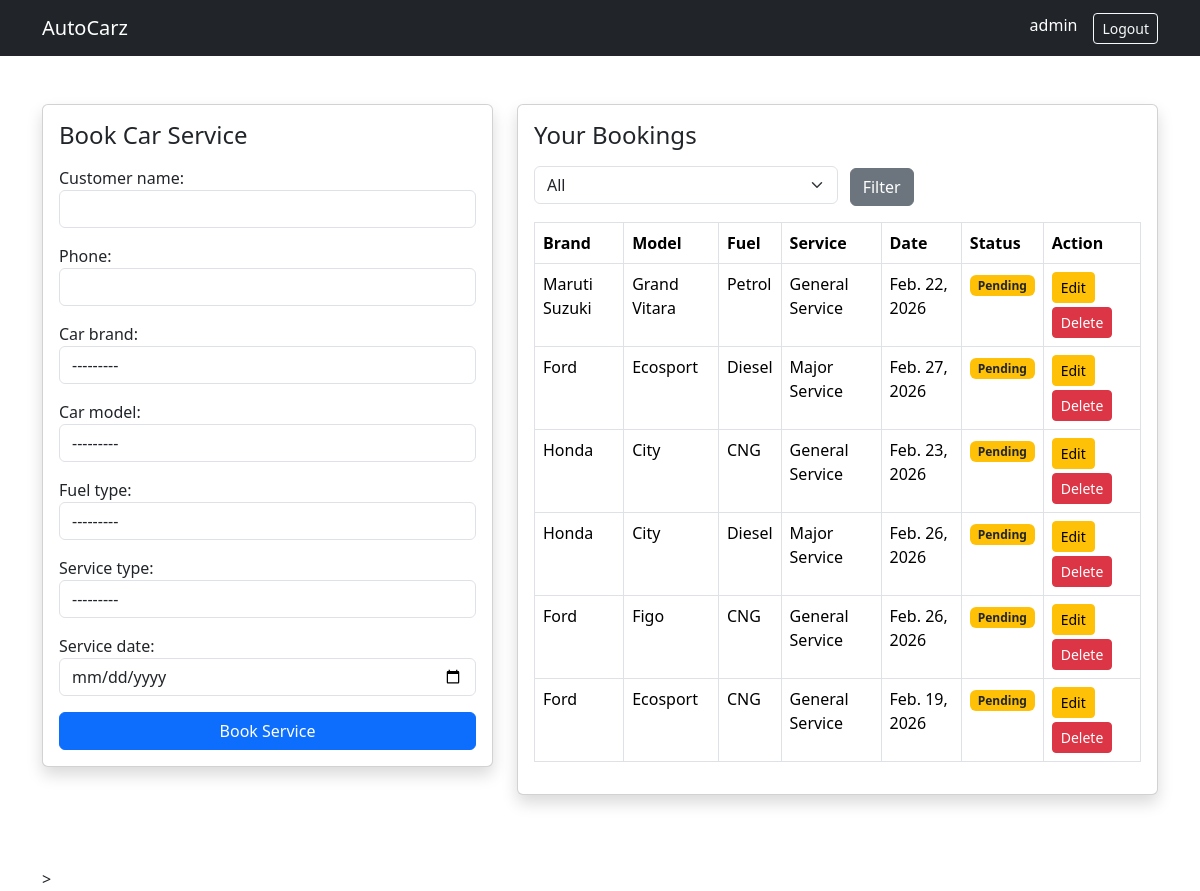
The page /dashboard/ (signed in) on the database its author committed.
### bookings/models.py (models this page shows, shortened)
class Booking(models.Model):
    SERVICE_CHOICES = [
        ('Oil Change', 'Oil Change'),
        ('General Service', 'General Service'),
        ('Major Service', 'Major Service'),
    ]
    STATUS_CHOICES = [
        ('Pending', 'Pending'),
        ('Confirmed', 'Confirmed'),
        ('Completed', 'Completed'),
    ]
    FUEL_CHOICES = [
        ('Petrol', 'Petrol'),
        ('Diesel', 'Diesel'),
        ('CNG', 'CNG'),
        ('EV', 'EV'),
    ]
    user = models.ForeignKey(User, on_delete=models.CASCADE)
    customer_name = models.CharField(max_length=100)
    phone = models.CharField(max_length=15)
    car_brand = models.ForeignKey(CarBrand, on_delete=models.CASCADE)
    car_model = models.ForeignKey(CarModel, on_delete=models.CASCADE)
    fuel_type = models.CharField(max_length=20, choices=FUEL_CHOICES)
    service_type = models.CharField(max_length=50, choices=SERVICE_CHOICES)
    service_date = models.DateField()
    status = models.CharField(max_length=20, choices=STATUS_CHOICES, default='Pending')
    created_at = models.DateTimeField(auto_now_add=True)

class CarBrand(models.Model):
    name = models.CharField(max_length=100)
    def __str__(self):
        return self.name

class CarModel(models.Model):
    brand = models.ForeignKey(CarBrand, on_delete=models.CASCADE)
    name = models.CharField(max_length=100)
    def __str__(self):
        return self.name

### bookings/views.py (the view, shortened to what this page needs)
# urls.py: path('dashboard/', views.dashboard_view, name='dashboard'),
@login_required
def dashboard_view(request):
    status_filter = request.GET.get('status')
    bookings = Booking.objects.filter(user=request.user)
    if status_filter and status_filter != "All":
        bookings = bookings.filter(status=status_filter)
    bookings = bookings.order_by('-created_at')
    paginator = Paginator(bookings, 6)
    page_number = request.GET.get('page')
    page_obj = paginator.get_page(page_number)
    if request.headers.get('x-requested-with') == 'XMLHttpRequest':
        return render(request, 'bookings/partials/booking_table.html', {
            'page_obj': page_obj
        })
    form = BookingForm()
    return render(request, 'bookings/dashboard.html', {
        'form': form,
        'page_obj': page_obj
    })

### templates/bookings/dashboard.html (shortened to what this page needs)
{% extends 'bookings/base.html' %}
{% block content %}
<div class="row">
    <div class="col-md-5">
        <div class="card shadow mb-4">
            <div class="card-body">
                <h4 class="mb-3">Book Car Service</h4>
                <form method="post" id="bookingForm">
                    {{ form.as_p }}
                    <button type="submit" class="btn btn-primary w-100">
                        Book Service
                    </button>
                </form>
            </div>
        </div>
    </div>
    <div class="col-md-7">
        <div class="card shadow">
            <div class="card-body">
                <h4 class="mb-3">Your Bookings</h4>
                <form id="filterForm" class="mb-3">
                    <select name="status" id="statusFilter" class="form-select w-50 d-inline">
                        <option value="All">All</option>
                    </select>
                    <button type="submit" class="btn btn-secondary ms-2">
                        Filter
                    </button>
                </form>
                <table class="table table-bordered">
                    <thead>
                        <tr>
                            <th>Brand</th>
                            <th>Model</th>
                            <th>Fuel</th>
                            <th>Service</th>
                            <th>Date</th>
                            <th>Status</th>
                            <th>Action</th>
                        </tr>
                    </thead>
                    <tbody id="bookingTable">
                        {% include 'bookings/partials/booking_table.html' %}
                    </tbody>
                </table>
            </div>
        </div>
    </div>
</div>
<br>
<br>
<br>
>
{% endblock %}

### templates/bookings/base.html (shortened to what this page needs)
<!DOCTYPE html>
<html lang="en">
<head>
    <link href="https://cdn.jsdelivr.net/npm/bootstrap@5.3.2/dist/css/bootstrap.min.css" rel="stylesheet">
</head>
<body>
<nav class="navbar navbar-expand-lg navbar-dark bg-dark">
    <div class="container">
        <a class="navbar-brand" href="#">AutoCarz</a>
        {% if request.user.is_authenticated %}
            <div class="d-flex">
                <span class="text-white me-3">
                    {{ request.user.username }}
                </span>
                <a href="{% url 'logout' %}" class="btn btn-outline-light btn-sm">
                    Logout
                </a>
            </div>
        {% endif %}
    </div>
</nav>
<div class="container mt-5">
    {% block content %}{% endblock %}
</div>
</body>
</html>

### templates/bookings/partials/booking_table.html
{% for booking in page_obj %}
<tr id="row-{{ booking.id }}">
    <td>{{ booking.car_brand }}</td>
    <td>{{ booking.car_model }}</td>
    <td>{{ booking.fuel_type }}</td>
    <td>{{ booking.service_type }}</td>
    <td>{{ booking.service_date }}</td>
    <td>
        {% if booking.status == "Pending" %}
            <span class="badge bg-warning text-dark">Pending</span>
        {% elif booking.status == "Confirmed" %}
            <span class="badge bg-primary">Confirmed</span>
        {% elif booking.status == "Completed" %}
            <span class="badge bg-success">Completed</span>
        {% endif %}
    </td>
    <td>
        <button
            class="btn btn-sm btn-warning mb-1 edit-btn"
            data-id="{{ booking.id }}">
            Edit
        </button>
        <button
            class="btn btn-sm btn-danger delete-btn"
            data-id="{{ booking.id }}">
            Delete
        </button>
    </td>
</tr>
{% empty %}
<tr>
    <td colspan="7" class="text-center">
        No bookings found
    </td>
</tr>
{% endfor %}

### rows shown on the page
Booking: car_brand "Maruti Suzuki", car_model "Grand Vitara", fuel_type "Petrol", service_type "General Service", service_date "Feb. 22, 2026", status "Pending"
Booking: car_brand "Ford", car_model "Ecosport", fuel_type "Diesel", service_type "Major Service", service_date "Feb. 27, 2026", status "Pending"
Booking: car_brand "Honda", car_model "City", fuel_type "CNG", service_type "General Service", service_date "Feb. 23, 2026", status "Pending"
Booking: car_brand "Honda", car_model "City", fuel_type "Diesel", service_type "Major Service", service_date "Feb. 26, 2026", status "Pending"
Booking: car_brand "Ford", car_model "Figo", fuel_type "CNG", service_type "General Service", service_date "Feb. 26, 2026", status "Pending"
Booking: car_brand "Ford", car_model "Ecosport", fuel_type "CNG", service_type "General Service", service_date "Feb. 19, 2026", status "Pending"

### other values the page prints
{{ request.user.username }} "admin"
